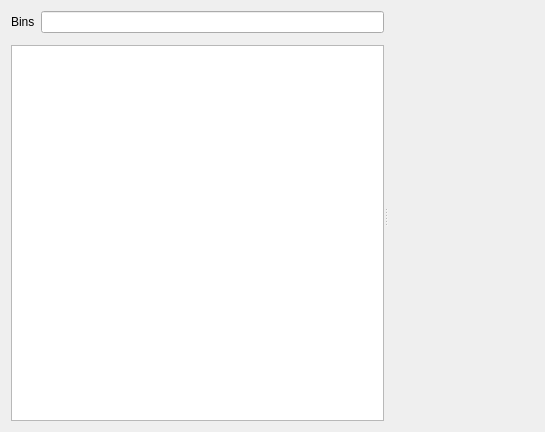
<?xml version="1.0" encoding="UTF-8"?>
<ui version="4.0">
 <class>DistributionPlot</class>
 <widget class="QWidget" name="DistributionPlot">
  <property name="geometry">
   <rect>
    <x>0</x>
    <y>0</y>
    <width>545</width>
    <height>432</height>
   </rect>
  </property>
  <property name="windowTitle">
   <string>Form</string>
  </property>
  <layout class="QVBoxLayout" name="verticalLayout_2">
   <item>
    <widget class="QSplitter" name="splitter">
     <property name="orientation">
      <enum>Qt::Horizontal</enum>
     </property>
     <widget class="QWidget" name="layoutWidget">
      <layout class="QVBoxLayout" name="verticalLayout">
       <item>
        <layout class="QHBoxLayout" name="horizontalLayout">
         <item>
          <widget class="QLabel" name="label">
           <property name="text">
            <string>Bins</string>
           </property>
          </widget>
         </item>
         <item>
          <widget class="IntLineEdit" name="bins"/>
         </item>
        </layout>
       </item>
       <item>
        <widget class="DirstibutionPlotOptionsEdit" name="options" native="true"/>
       </item>
       <item>
        <widget class="QTableView" name="table"/>
       </item>
      </layout>
     </widget>
     <widget class="QwtPlot" name="plot"/>
    </widget>
   </item>
  </layout>
 </widget>
 <customwidgets>
  <customwidget>
   <class>QwtPlot</class>
   <extends>QFrame</extends>
   <header>qwt_plot.h</header>
   <container>1</container>
  </customwidget>
  <customwidget>
   <class>IntLineEdit</class>
   <extends>QLineEdit</extends>
   <header>intlineedit.h</header>
  </customwidget>
  <customwidget>
   <class>DirstibutionPlotOptionsEdit</class>
   <extends>QWidget</extends>
   <header>dirstibutionplotoptionsedit.h</header>
   <container>1</container>
  </customwidget>
 </customwidgets>
 <resources/>
 <connections/>
</ui>
